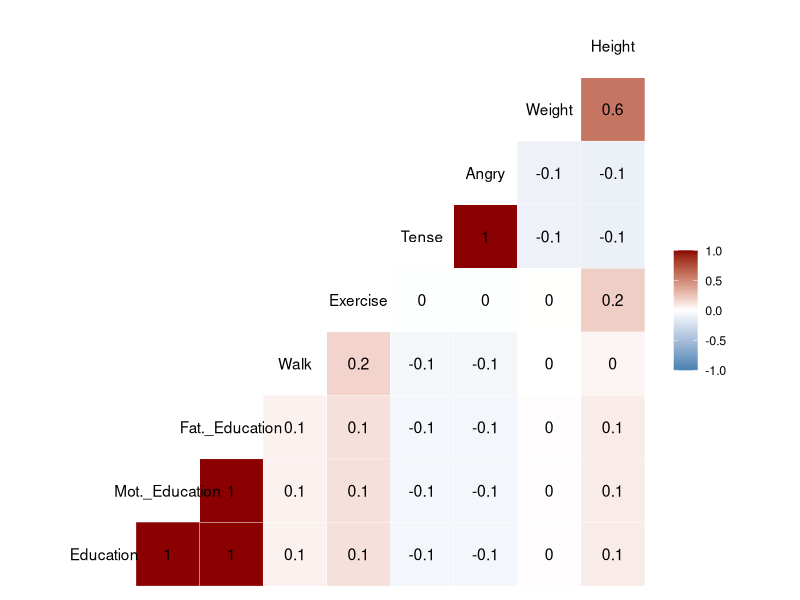

Reproduce this figure in R. (Note: this script raises an error after producing the figure.)
## ---- chunk 1
knitr::opts_chunk$set(echo = TRUE)
## ---- chunk 2
library(ggplot2)
library(boot)
library(tidyverse)
library(GGally)
library(tidyr)
library(MASS)
library(caret)
library(viridis)

df <- read.csv('earnings.csv')
## ---- chunk 3
subset_cols <- c('education', 'mother_education', 'father_education',
                 'walk', 'exercise', 'tense', 'angry', 'weight', 'height')
label_names <- c('Education', 'Mot._Education', 'Fat._Education', 'Walk', 'Exercise', 'Tense',
                 'Angry', 'Weight', 'Height')
df_subset <- subset(df, select=subset_cols)
df_subset <- drop_na(df_subset)
colnames(df_subset) <- label_names
## ---- chunk 4
corr_matrix <- cor(df_subset)
ggcorr(df_subset, label=TRUE,  low="steelblue", mid="white", high="darkred")
## ---- chunk 5
cor.test(df$earn, df$education)
## ---- chunk 6
knitr::include_graphics("ggcor.pdf")
## ---- chunk 7
earn_fit <- lm(df$earn ~ df$education)
summary(earn_fit)
## ---- chunk 8
earn_subset <- subset(df, df$earn < 2e5)

ggplot(earn_subset, aes(x=education, y=earn)) + geom_point(na.rm=TRUE) +   geom_smooth(method='lm', na.rm=TRUE) + labs(x='Education', y='Earnings', title='Fitted linear model') + theme_bw() 

## ---- chunk 9
knitr::include_graphics("fig2.pdf")
## ---- chunk 10
model_residuals <- resid(earn_fit)
p <- seq(0.05, 0.95, 0.01)
sample_quantiles <- quantile(model_residuals, p)
theoretical_quantiles <- qnorm(p, mean=mean(model_residuals), sd=sd(model_residuals))
qplot(theoretical_quantiles, sample_quantiles) + geom_abline() + labs(title='Residuals Q-Q Plot', y='Residuals', x='Theoretical') + theme_bw()
## ---- chunk 11
earn_quantiles_male <- quantile(subset(df, df$male==1)$earn, p, na.rm=TRUE)
earn_quantiles_female <- quantile(subset(df, df$male==0)$earn, p, na.rm=TRUE)

theoretical_quantiles_male <- qnorm(p, mean=0, sd=1)
theoretical_quantiles_female <- qnorm(p, mean=0, sd=1)

earn_quantiles <- c(earn_quantiles_male, earn_quantiles_female)
theoretical_quantiles <- c(theoretical_quantiles_male, theoretical_quantiles_female)
earn_sex <- c(rep('Male', each=length(earn_quantiles_male)),
              rep('Female', each=length(earn_quantiles_female)))

earn_sex_df <- data.frame(earn_quantiles, theoretical_quantiles, earn_sex)

ggplot(earn_sex_df, aes(x=theoretical_quantiles, y=earn_quantiles, color=earn_sex)) + 
  geom_point() + labs(title='Earnings for different groups of sex', y='Sample', x='Theoretical') +
  theme_bw()
## ---- chunk 12
knitr::include_graphics("fig3.pdf")
## ---- chunk 13
fit1 <- lm(earn~., data=drop_na(df))
fit2 <- lm(earn~1, data=drop_na(df))
mod_backward <- stepAIC(fit1, direction="backward", scope=list(upper=fit1, lower=fit2))
summary(mod_backward)
## ---- chunk 14
mod_forward <- stepAIC(fit2, direction="forward", scope=list(upper=fit1, lower=fit2))
summary(mod_forward)
## ---- chunk 15
beta_update <- function(new_val, mod, d){
  beta_coef <- mod[["coefficients"]]
  beta_coef[2] <- new_val
  mod_d <- subset(d, select=names(mod[["coefficients"]][c(2,3,4,5,6)]))
  mod_d <- data.frame(intercept=rep(1, nrow(mod_d)), mod_d)
  pred <- as.matrix(mod_d) %*% beta_coef
  
  res <- sum((d$earn - pred)^2)
  return(res)
}

beta_update(mod_backward[["coefficients"]][2], mod_backward, drop_na(df))

## ---- chunk 16
rss_out <- rep(0, 1000)
for (i in 1:1000){
  rss_out[i] <- beta_update(i, mod_backward, drop_na(df))
}

rss_df <- data.frame(RSS=rss_out, beta1=c(1:1000))

ggplot(data=rss_df, aes(x=beta1, y=rss_out)) + geom_point() + 
  labs(title="RSS with altered height coefficient", y="RSS") + 
  geom_vline(xintercept=mod_backward[["coefficients"]][2], color="red")
## ---- chunk 17
knitr::include_graphics("fig4.pdf")
## ---- chunk 18
fc <- function(d, i){
  d2 <- d[i,]
  boot_fit <- lm(earn ~ height + male + education + tense + age, data=d2)
  
  return(boot_fit[['coefficients']])
}

earn_boot <- boot(drop_na(df), fc, R=500)
## ---- chunk 19
earn_boot_coef <- data.frame(earn_boot[["t"]])
colnames(earn_boot_coef) <- names(earn_boot[["t0"]])

earn_boot_coef <- subset(earn_boot_coef, select=c('height', 'male', 'education'))
earn_boot_coef <- gather(earn_boot_coef)
earn_boot_vline <- data.frame(key=c('height', 'male', 'education'), 
                              value=c(earn_boot[["t0"]][["height"]], 
                                      earn_boot[["t0"]][["male"]], 
                                      earn_boot[["t0"]][["education"]]))

ggplot(earn_boot_coef, aes(x=value)) + geom_histogram(bins=50) + 
  labs(x='Beta Coefficient', y='Count') +
  geom_vline(data=earn_boot_vline, aes(xintercept=value), color="red") +
  facet_wrap(~ key)
  theme_bw()
## ---- chunk 20
knitr::include_graphics("bootstrap.pdf")
## ---- chunk 21
train.control <- trainControl(method = "LOOCV")
model_loocv <- train(earn~height + male + education + tense + age, data=drop_na(df),
               method="lm", trControl=train.control)
print(model_loocv)
summary(model_loocv)
## ---- chunk 22
train.control <- trainControl(method = "cv", number=10)
model_cv <- train(earn~height + male + education + tense + age, data=drop_na(df),
               method="lm", trControl=train.control)
print(model_cv)
summary(model_cv)
## ---- chunk 23
model_summ_cv <-summary(model_cv[["finalModel"]])
mean(model_summ_cv$residuals^2)
## ---- chunk 24
pred <- predict(model_loocv, newdata = drop_na(df))
cv_df <- data.frame(true_earn=drop_na(df)$earn, pred_earn=pred)
ggplot(cv_df, aes(x=true_earn, y=pred_earn)) + geom_point() +
  labs(title='Linear Model True Earnings vs Predicted Earnings', x='True', y='Predicted') + theme_bw() + geom_abline()
